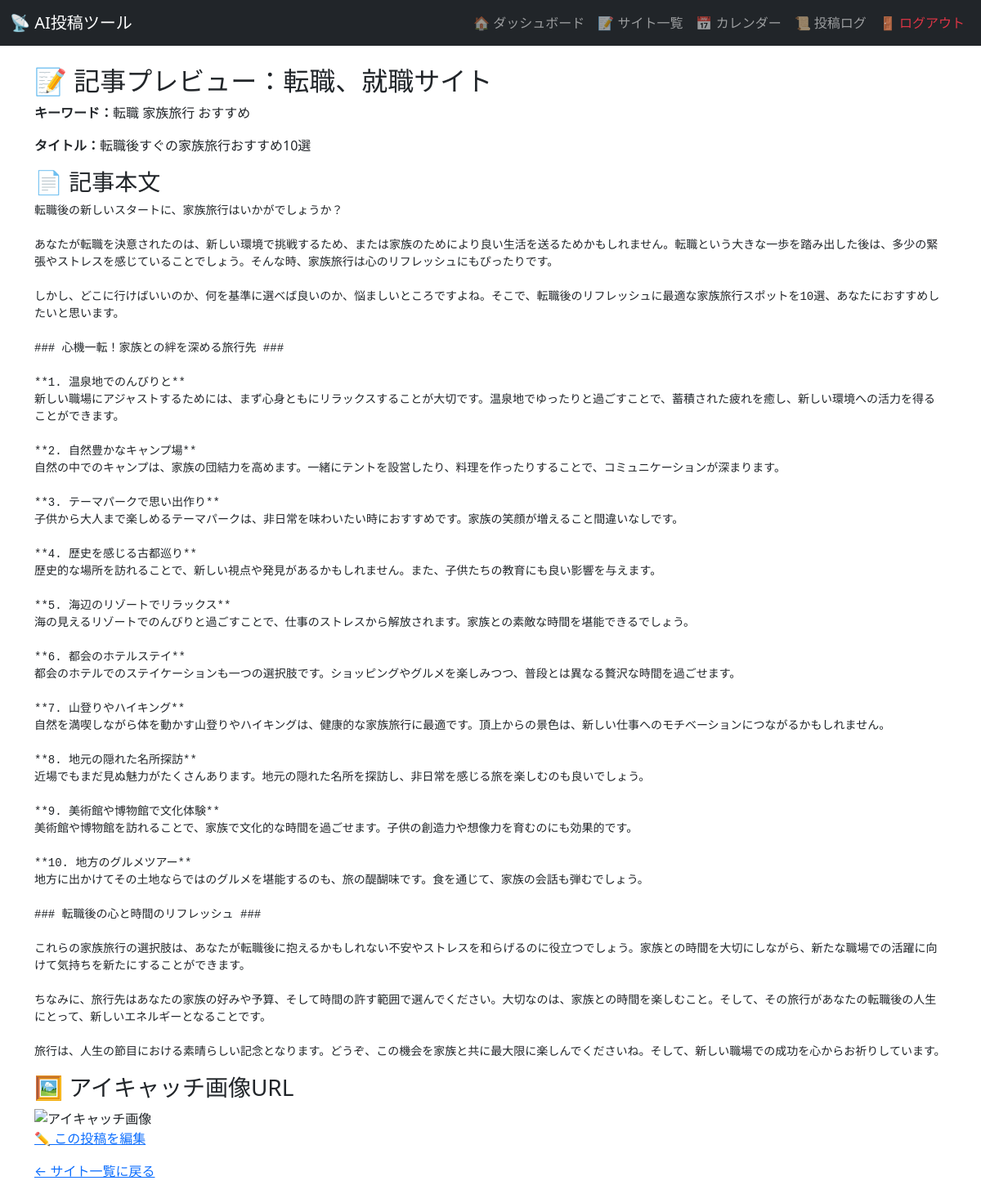
The page /preview_article/2 (signed in) on the database its author committed.
### models.py (models this page shows, shortened)
class WordPressSite(db.Model):
    __tablename__ = 'word_press_site'
    id = db.Column(db.Integer, primary_key=True)
    site_name = db.Column(db.String(255), nullable=False)
    url = db.Column(db.String(255), nullable=False)
    genre = db.Column(db.String(100), nullable=False)
    wp_username = db.Column(db.String(100), nullable=False)
    wp_password = db.Column(db.String(100), nullable=False)
    wp_app_password = db.Column(db.String(100), nullable=False)
    user_id = db.Column(db.Integer, db.ForeignKey("user.id"), nullable=False)
    keywords = db.relationship("Keyword", backref="site", lazy=True, cascade="all, delete-orphan")
    articles = db.relationship("Article", backref="site", lazy=True, cascade="all, delete-orphan")
    created_at = db.Column(db.DateTime, default=datetime.utcnow)

class Article(db.Model):
    __tablename__ = 'article'
    __table_args__ = {'extend_existing': True}
    id = db.Column(db.Integer, primary_key=True)
    keyword = db.Column(db.String(255), nullable=False)
    title = db.Column(db.String, nullable=False, default="タイトル未設定")
    content = db.Column(db.Text, nullable=False, default="")
    image_prompt = db.Column(db.String, nullable=False, default="")
    scheduled_time = db.Column(db.DateTime, nullable=False)
    status = db.Column(db.String(50), default='pending')  # scheduled / posted / pending / error
    retry_count = db.Column(db.Integer, default=0)  # 🔁 投稿リトライ回数（新規追加）
    site_id = db.Column(db.Integer, db.ForeignKey("word_press_site.id"), nullable=False)
    post_logs = db.relationship("PostLog", backref="article", lazy=True, cascade="all, delete-orphan", order_by="PostLog.timestamp")

### routes.py (the view)
@app.route("/preview_article/<int:article_id>")
@login_required
def preview_article(article_id):
    article = Article.query.get_or_404(article_id)
    return render_template("article_preview.html", article=article)

### app.py (called while the page is built)
@login_manager.user_loader
def load_user(user_id):
    return User.query.get(int(user_id))

### templates/article_preview.html (shortened to what this page needs)
{% extends "base.html" %}
{% block content %}
<h2>📝 記事プレビュー：{{ article.site.site_name }}</h2>
<p><strong>キーワード：</strong>{{ article.keyword }}</p>
<p><strong>タイトル：</strong>{{ article.title }}</p>
<h3>📄 記事本文</h3>
<pre style="white-space: pre-wrap;">{{ article.content }}</pre>
<h3>🖼️ アイキャッチ画像URL</h3>
{% if article.image_prompt %}
    <img src="{{ article.image_prompt }}" style="max-width:100%; height:auto;" alt="アイキャッチ画像">
{% else %}
    <p>アイキャッチ画像なし</p>
{% endif %}
<p><a href="{{ url_for('edit_article', article_id=article.id) }}">✏️ この投稿を編集</a></p>
<p><a href="{{ url_for('site_list') }}">← サイト一覧に戻る</a></p>
{% endblock %}

### rows shown on the page
WordPressSite: site.site_name "転職、就職サイト"
Article: keyword "転職 家族旅行 おすすめ", title "転職後すぐの家族旅行おすすめ10選", content "転職後の新しいスタートに、家族旅行はいかがでしょうか？ あなたが転職を決意されたのは、新しい環境で挑戦するため、または家族のためにより良い生活を送るためかもしれません。転職という大きな一歩を踏み出した後は、多少の緊張やストレスを感じていることでしょう。そんな時、家族旅行は心のリフレッシュにもぴったりです。 しかし、どこに行けばいいのか、何を基準に選べば良いのか、悩ましいところですよね。そこで、転職後のリフレッシュに最適な家族旅行スポットを10選、あなたにおすすめしたいと思います。 ### 心機一転！家族との絆を深める旅行先 ### **1. 温泉地でのんびりと** 新しい職場にアジャストするためには、まず心身ともにリラックスすることが大切です。温泉地でゆったりと過ごすことで、蓄積された疲れを癒し、新しい環境への活力を得ることができます。 **2. 自然豊かなキャンプ場** 自然の中でのキャンプは、家族の団結力を高めます。一緒にテントを設営したり、料理を作ったりすることで、コミュニケーションが深まります。 **3. テーマパークで思い出作り** 子供から大人まで楽しめるテーマパークは、非日常を味わいたい時におすすめです。家族の笑顔が増えること間違いなしです。 **4. 歴史を感じる古都巡り** 歴史的な場所を訪れることで、新しい視点や発見があるかもしれません。また、子供たちの教育にも良い影響を与えます。 **5. 海辺のリゾートでリラックス** 海の見えるリゾートでのんびりと過ごすことで、仕事のストレスから解放されます。家族との素敵な時間を堪能できるでしょう。 **6.…"
